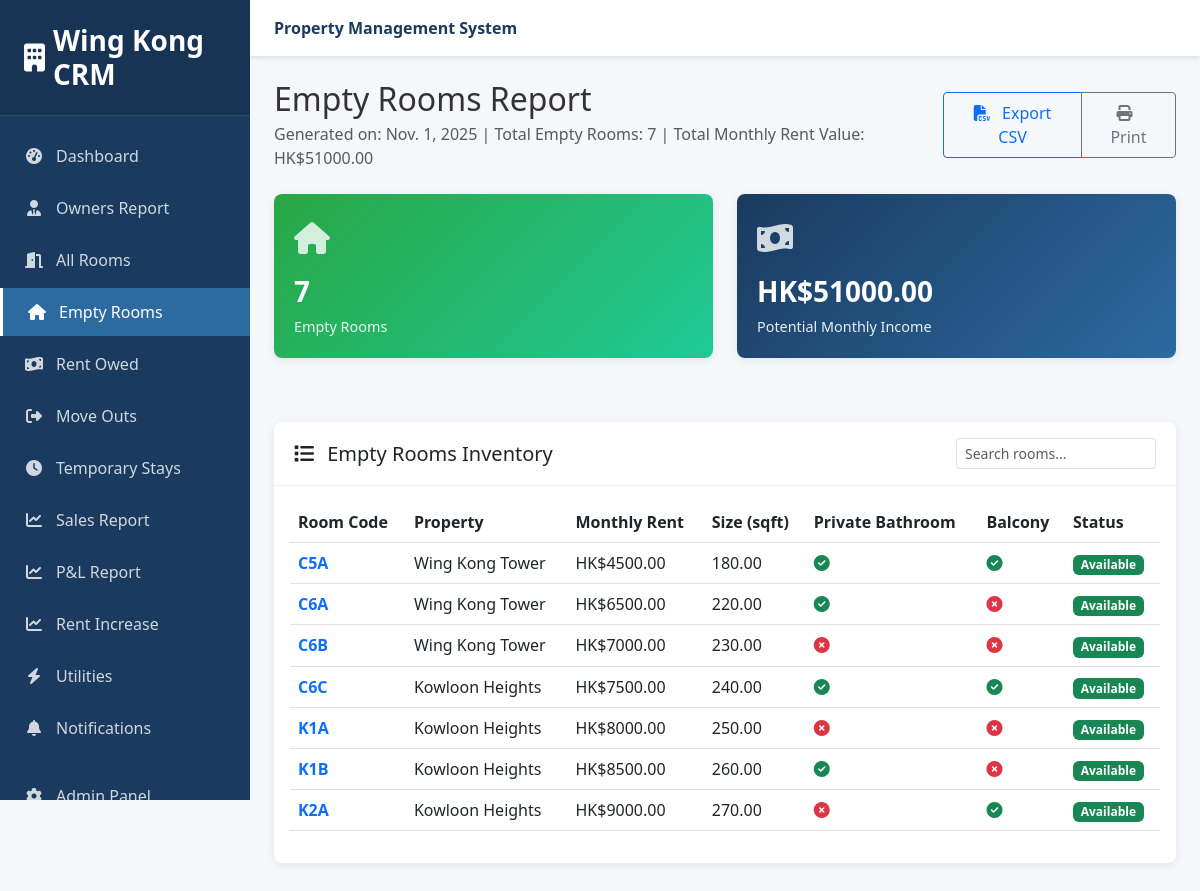
Page /reports/empty-rooms/ (signed in) on the earlier database version.
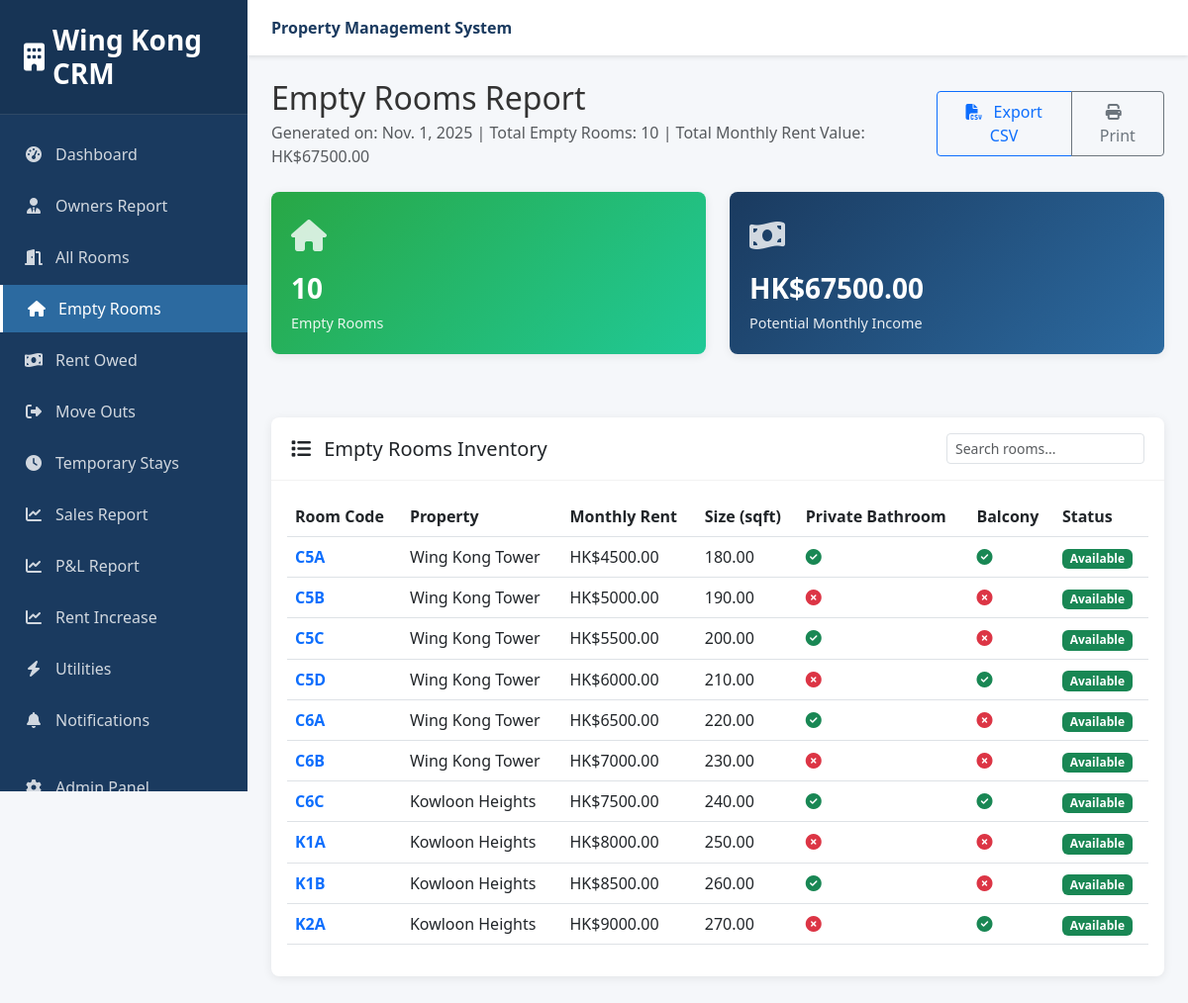
Same page on the later database version.
### properties/models.py (models this page shows, shortened)
class Room(models.Model):
    ROOM_STATUS = [
        ('available', 'Available'),  # Ready for booking
        ('reserved', 'Reserved'),  # Booking confirmed, deposit paid
        ('occupied', 'Occupied'),  # Tenant actively living there
        ('maintenance', 'Under Maintenance'),  # Being repaired/cleaned
        ('temporary', 'Temporary Stay'),  # Short-term temporary occupancy
        ('cleaning', 'Being Cleaned'),  # Between tenants, being cleaned
    ]
    property = models.ForeignKey(Property, on_delete=models.CASCADE, related_name='rooms')
    room_code = models.CharField(max_length=10, unique=True)  # c5a, c5b, etc.
    room_number = models.CharField(max_length=20)
    description = models.TextField(blank=True)
    monthly_rent = models.DecimalField(max_digits=10, decimal_places=2, validators=[MinValueValidator(Decimal('0.01'))])
    deposit_amount = models.DecimalField(max_digits=10, decimal_places=2, default=2500.00)
    status = models.CharField(max_length=20, choices=ROOM_STATUS, default='available')
    photos = models.JSONField(default=list, blank=True)
    videos = models.JSONField(default=list, blank=True)
    post_ad_price = models.DecimalField(
        max_digits=10, decimal_places=2,
        null=True, blank=True,
        help_text="Price advertised to public (for rent increase detection)"
    )
    size_sqft = models.DecimalField(max_digits=8, decimal_places=2, null=True, blank=True)
    has_private_bathroom = models.BooleanField(default=False)
    has_balcony = models.BooleanField(default=False)
    created_at = models.DateTimeField(auto_now_add=True)
    updated_at = models.DateTimeField(auto_now=True)
    class Meta:
        ordering = ['room_code']

class Property(models.Model):
    PROPERTY_TYPES = [
        ('apartment', 'Apartment'),
        ('building', 'Building'),
    ]
    name = models.CharField(max_length=200)
    address = models.TextField()
    property_type = models.CharField(max_length=20, choices=PROPERTY_TYPES)
    total_rooms = models.IntegerField()
    created_at = models.DateTimeField(auto_now_add=True)
    updated_at = models.DateTimeField(auto_now=True)

### reports/views.py (the view, shortened to what this page needs)
# urls.py: path('empty-rooms/', views.empty_rooms_report, name='empty_rooms'),
@staff_required
def empty_rooms_report(request):
    empty_rooms = Room.objects.filter(status='available').select_related('property')
    context = {
        'title': 'Empty Rooms Report',
        'empty_rooms': empty_rooms,
        'total_count': empty_rooms.count(),
        'total_rent_value': sum(room.monthly_rent for room in empty_rooms),
        'today': timezone.now().date(),
    }
    return render(request, 'reports/empty_rooms.html', context)

### reports/views.py (called while the page is built)
def staff_required(view_func):
    decorated_view_func = login_required(user_passes_test(
        lambda u: u.is_staff,
        login_url='/admin/login/'
    )(view_func))
    return decorated_view_func

### templates/reports/empty_rooms.html (shortened to what this page needs)
{% extends 'reports/base.html' %}
{% block content %}
<div class="d-flex justify-content-between align-items-center mb-4">
    <div>
        <h2 class="mb-1">{{ title }}</h2>
        <p class="text-muted mb-0">Generated on: {{ today }} | Total Empty Rooms: {{ total_count }} | Total Monthly Rent Value: HK${{ total_rent_value }}</p>
    </div>
    <div>
        <div class="btn-group" role="group">
            <a href="?export=csv" class="btn btn-outline-primary">
                <i class="fas fa-file-csv me-2"></i> Export CSV
            </a>
            <button onclick="window.print()" class="btn btn-outline-secondary">
                <i class="fas fa-print me-2"></i> Print
            </button>
        </div>
    </div>
</div>
<div class="row mb-4">
    <div class="col-md-6 mb-3">
        <div class="stats-card success">
            <div class="stats-icon">
                <i class="fas fa-home"></i>
            </div>
            <div class="stats-number">{{ total_count }}</div>
            <div class="stats-label">Empty Rooms</div>
        </div>
    </div>
    <div class="col-md-6 mb-3">
        <div class="stats-card primary">
            <div class="stats-icon">
                <i class="fas fa-money-bill-wave"></i>
            </div>
            <div class="stats-number">HK${{ total_rent_value }}</div>
            <div class="stats-label">Potential Monthly Income</div>
        </div>
    </div>
</div>
<div class="card">
    <div class="card-header d-flex justify-content-between align-items-center">
        <h5 class="mb-0"><i class="fas fa-list me-2"></i> Empty Rooms Inventory</h5>
        <div>
            <input type="text" class="form-control form-control-sm" placeholder="Search rooms..." style="width: 200px;">
        </div>
    </div>
    <div class="card-body">
        {% if empty_rooms %}
        <div class="table-responsive">
            <table class="table table-hover">
                <thead>
                    <tr>
                        <th>Room Code</th>
                        <th>Property</th>
                        <th>Monthly Rent</th>
                        <th>Size (sqft)</th>
                        <th>Private Bathroom</th>
                        <th>Balcony</th>
                        <th>Status</th>
                    </tr>
                </thead>
                <tbody>
                    {% for room in empty_rooms %}
                    <tr>
                        <td>
                            <a href="{% url 'properties:crm_room_detail' room_code=room.room_code %}" class="text-decoration-none fw-bold">
                                {{ room.room_code|upper }}
                            </a>
                        </td>
                        <td>{{ room.property.name }}</td>
                        <td>HK${{ room.monthly_rent }}</td>
                        <td>{{ room.size_sqft|default:"N/A" }}</td>
                        <td>
                            {% if room.has_private_bathroom %}
                                <i class="fas fa-check-circle text-success"></i>
                            {% else %}
                                <i class="fas fa-times-circle text-danger"></i>
                            {% endif %}
                        </td>
                        <td>
                            {% if room.has_balcony %}
                                <i class="fas fa-check-circle text-success"></i>
                            {% else %}
                                <i class="fas fa-times-circle text-danger"></i>
                            {% endif %}
                        </td>
                        <td><span class="badge bg-success">{{ room.get_status_display }}</span></td>
                    </tr>
                    {% endfor %}
                </tbody>
            </table>
        </div>
        {% endif %}
    </div>
</div>
{% endblock %}

Differences in the rows shown:
now on this page (row edited): Room: room_code "C5B", property.name "Wing Kong Tower", monthly_rent "5000.00", size_sqft "190.00", has_private_bathroom False (drawn), has_balcony False (drawn), status "Available"
now on this page (row edited): Room: room_code "C5C", property.name "Wing Kong Tower", monthly_rent "5500.00", size_sqft "200.00", has_private_bathroom True (drawn), has_balcony False (drawn), status "Available"
now on this page (row edited): Room: room_code "C5D", property.name "Wing Kong Tower", monthly_rent "6000.00", size_sqft "210.00", has_private_bathroom False (drawn), has_balcony True (drawn), status "Available"
Other differences:
{{ total_count }}: "7" → "10"
{{ total_rent_value }}: "51000.00" → "67500.00"
